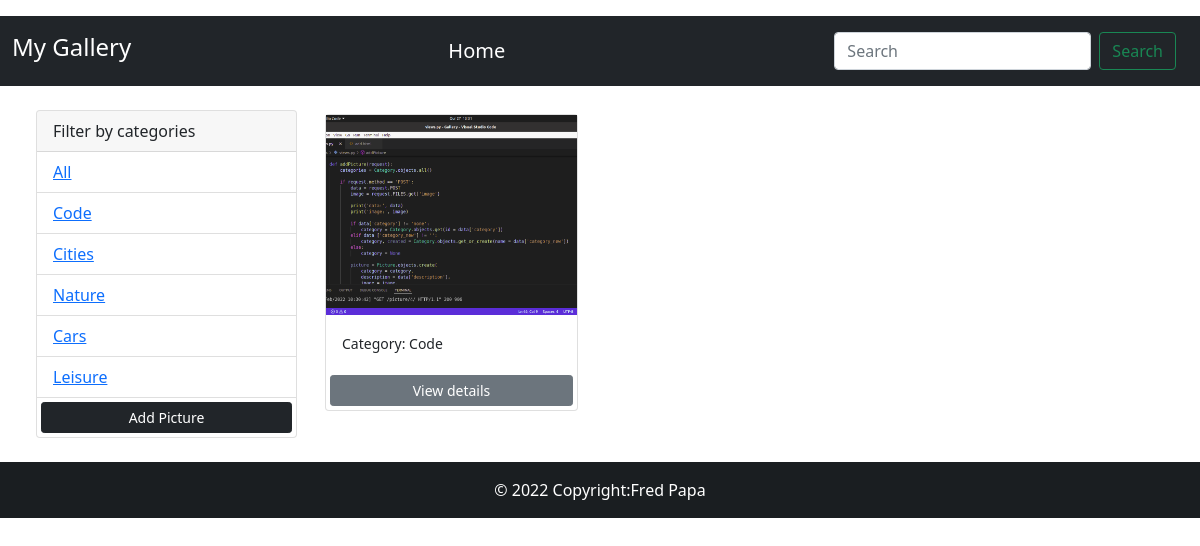
Screenshot of /?category=Code with the database file from the repository.
### pictures/models.py (models this page shows, shortened)
class Category(models.Model):
    name = models.CharField(max_length=200, null=False, blank=False)

class Picture(models.Model):
    category = models.ForeignKey(Category, on_delete=models.SET_NULL, null=True)
    image = models.ImageField(null=False, blank=False)
    description = models.TextField()

### pictures/views.py (the view)
# urls.py: path('', views.gallery, name='gallery'),
def gallery(request):
    category = request.GET.get('category')
    if category == None:
        pictures= Picture.objects.all()
    else:
        pictures = Picture.objects.filter(category__name = category)
    categories = Category.objects.all()
    context = {'categories': categories, 'pictures': pictures}
    return render(request, 'pictures/gallery.html', context)

### pictures/templates/pictures/gallery.html (shortened to what this page needs)
<!DOCTYPE html>
<html lang="en">
<head>
    <link href="https://cdn.jsdelivr.net/npm/bootstrap@5.1.3/dist/css/bootstrap.min.css" rel="stylesheet">
</head>
<body class="my-3">
    <nav class="navbar navbar-dark bg-dark">
        <div class="container-fluid">
          <a class="navbar-brand" href="{% url 'gallery' %}">
                <h4>My Gallery</h4>
              </a>
          <a class="navbar-brand" href="{% url 'gallery' %}">
            Home
          </a>
          <nav class="navbar navbar-dark bg-dark">
            <div class="container-fluid">
              <form class="d-flex" method="GET">
                <input class="form-control me-2" name="search-area" type="search" placeholder="Search" aria-label="Search">
                <button class="btn btn-outline-success" type="submit">Search</button>
              </form>
            </div>
          </nav>
        </div>
      </nav>
    <div class="container m-4">
        <div class="row">
            <div class="col-md-3">
                <div class="card">
                    <div class="card-header">
                      Filter by categories
                    </div>
                    <ul class="list-group list-group-flush">
                        <li class="list-group-item">
                            <a href=" {% url 'gallery' %} ">All</a>
                        </li>
                      {% for category in categories %}
                        <li class="list-group-item">
                            <a href=" {% url 'gallery' %}?category={{category.name}}">{{category.name}}</a>
                        </li>
                      {% endfor %}
                        <a href="{% url 'add' %}" class="btn btn-dark btn-block btn-sm m-1">Add Picture</a>
                    </ul>
                  </div>
            </div>
            <div class="col-md-9">
                <div class="row">
                    {% for picture in pictures %}
                    <div class="col-md-4">
                        <div class="card m-1">
                            <img class="image-thumbnail" src="{{picture.image.url}}" class="card-img-top" alt="City Image">
                            <div class="card-body">
                              <small>Category: {{picture.category.name}}</small>
                            </div>
                            <a href="{% url 'picture' picture.id %}" class="btn btn-secondary btn-sm m-1">View details</a>
                        </div>
                    </div>
                    {% empty %}
                    <h4>No pictures found!</h4>
                    {% endfor %}
                </div>
            </div>
        </div>
    </div>
    <footer class="bg-dark text-center text-white">
    <div class="text-center p-3" style="background-color: rgba(0, 0, 0, 0.2);">
      © 2022 Copyright:Fred Papa
    </div>
    </footer>
</body>
</html>

### pictures/templates/pictures/gallery.html (style rules this page uses)
.image-thumbnail { height: 200px; object-fit: cover; }

### rows the page displays
Category: name "Code"
Category: name "Cities"
Category: name "Nature"
Category: name "Cars"
Category: name "Leisure"
Picture: image (picture), category.name "Code"
